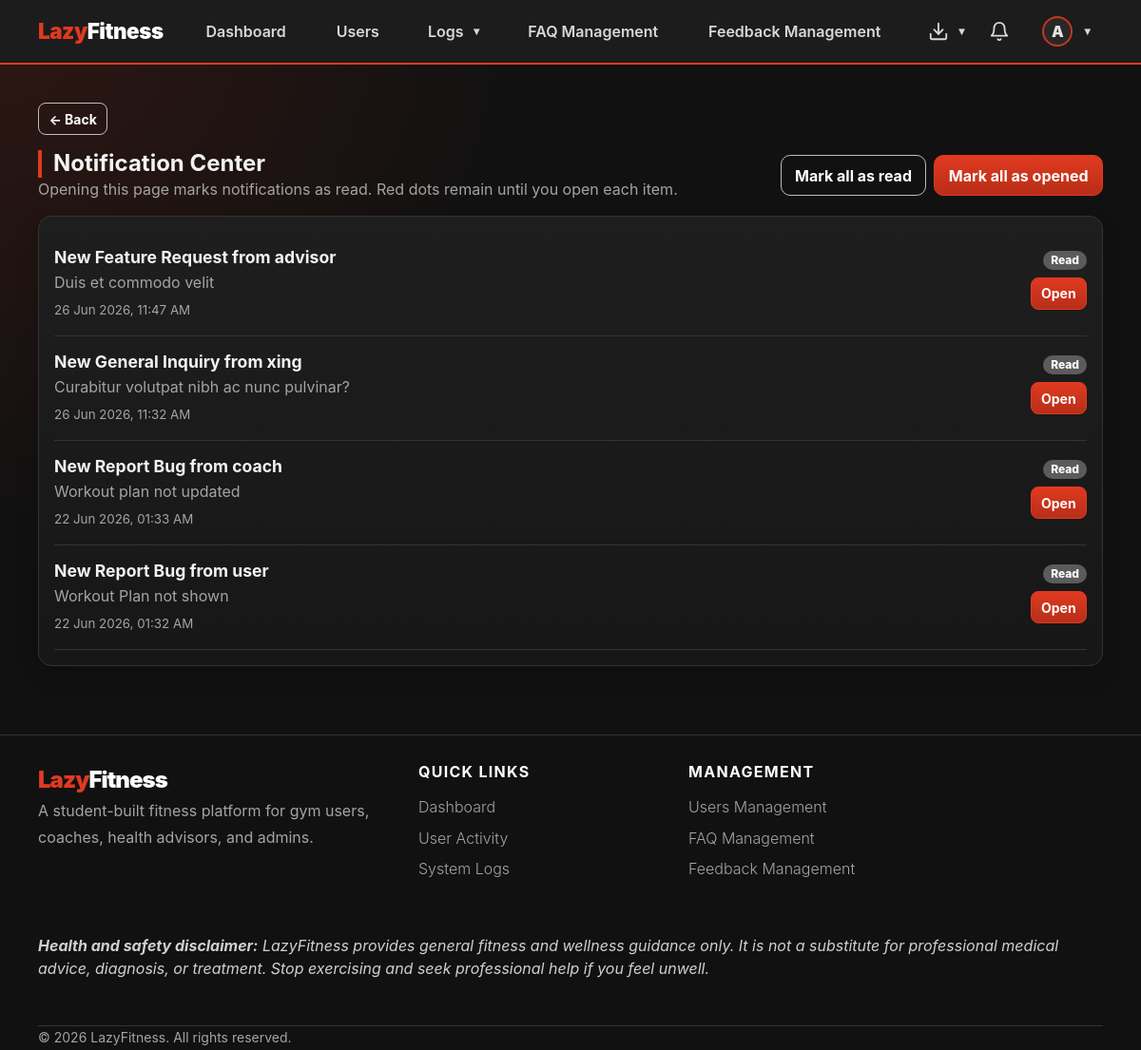
/accounts/notifications/ (signed in), run on the app's committed database.
### apps/accounts/models.py (models this page shows, shortened)
class User(AbstractBaseUser, PermissionsMixin):
    ROLE_CHOICES = [
        ('gym_user',       'Gym User'),
        ('fitness_coach',  'Fitness Coach'),
        ('health_advisor', 'Health Advisor'),
        ('admin',          'Admin'),
    ]
    username_validator = RegexValidator(
        regex=r'^[\w.@+-]+$',
        message='Username may contain letters, numbers, and @/./+/-/_ characters only.',
    )
    username    = models.CharField(max_length=150, unique=True, validators=[username_validator])
    email       = models.EmailField(unique=True)
    profile_picture = models.ImageField(
        upload_to='profile_pictures/',
        blank=True,
        null=True,
        help_text='Optional profile picture used across LazyFitness.',
    )
    role        = models.CharField(max_length=20, choices=ROLE_CHOICES)
    is_active   = models.BooleanField(default=True)   # userStatus
    is_staff    = models.BooleanField(default=False)
    date_joined = models.DateTimeField(auto_now_add=True)
    USERNAME_FIELD  = 'username'
    REQUIRED_FIELDS = ['email', 'role']
    objects = UserManager()
    @property
    def display_name(self):
        profile_fields = [
            ('gymuser', 'user_name'),
            ('coach', 'coach_name'),
            ('healthadvisor', 'advisor_name'),
            ('adminprofile', 'admin_name'),
        ]
        for relation, field in profile_fields:
            try:
                profile = getattr(self, relation)
            except Exception:
                profile = None
            value = getattr(profile, field, '') if profile else ''
            if value:
                return value
        return self.username or self.email
    @property
    def avatar_initial(self):
        name = self.display_name or self.username or self.email or '?'
        return name.strip()[:1].upper()
    @property
    def is_gym_user(self):
        return self.role == 'gym_user'
    @property
    def is_coach(self):
        return self.role == 'fitness_coach'
    @property
    def is_health_advisor(self):
        return self.role == 'health_advisor'
    @property
    def is_admin_user(self):
        return self.role == 'admin'

### apps/admin_panel/models.py (models this page shows, shortened)
class AdminProfile(models.Model):
    user = models.OneToOneField(User, on_delete=models.CASCADE, primary_key=True)
    admin_name = models.CharField(max_length=255)

### apps/gym_user/models.py (models this page shows, shortened)
class Notification(models.Model):
    recipient = models.ForeignKey(User, on_delete=models.CASCADE, related_name='notifications')
    title = models.CharField(max_length=160)
    message = models.TextField(blank=True)
    url = models.CharField(max_length=255, blank=True)
    is_read = models.BooleanField(default=False)
    is_opened = models.BooleanField(default=False)
    created_at = models.DateTimeField(auto_now_add=True)
    class Meta:
        ordering = ['-created_at']

### apps/accounts/views.py (the view)
# urls.py: path('notifications/', views.notifications, name='notifications'),
@login_required
def notifications(request):
    from apps.gym_user.models import Notification
    notifications_qs = list(Notification.objects.filter(recipient=request.user)[:50])
    unread_ids = [item.pk for item in notifications_qs if not item.is_read]
    if unread_ids:
        Notification.objects.filter(pk__in=unread_ids).update(is_read=True)
        for item in notifications_qs:
            item.is_read = True
    return render(request, 'accounts/notifications.html', {'notifications': notifications_qs})

### apps/gym_user/messaging.py (called while the page is built)
def unread_count_for_user(user, conversations=None):
    qs = Message.objects.exclude(sender=user).exclude(read_by=user)
    if conversations is not None:
        qs = qs.filter(conversation__in=conversations)
    else:
        qs = qs.filter(conversation__participants=user)
    return qs.distinct().count()

### lazyfitness/view_helpers.py (called while the page is built)
def role_fallback_url(user):
    if getattr(user, 'is_authenticated', False):
        if getattr(user, 'role', '') == 'gym_user':
            return reverse('gym_user:dashboard')
        if getattr(user, 'role', '') == 'fitness_coach':
            return reverse('coach:dashboard')
        if getattr(user, 'role', '') == 'health_advisor':
            return reverse('health_advisor:dashboard')
        if getattr(user, 'role', '') == 'admin':
            return reverse('admin_panel:dashboard')
    return reverse('landing')

### templates/accounts/notifications.html (shortened to what this page needs)
{% extends "shared/base.html" %}
{% block content %}
<div class="d-flex justify-content-between align-items-center mb-3 btn-toolbar-mobile">
  <div><h2 class="section-title mb-0">Notification Center</h2><p class="text-secondary mb-0">Opening this page marks notifications as read. Red dots remain until you open each item.</p></div>
  <div class="d-flex gap-2"><a class="btn btn-outline-light" href="{% url 'accounts:notification_mark_all_read' %}">Mark all as read</a><a class="btn btn-primary" href="{% url 'accounts:notification_mark_all_opened' %}">Mark all as opened</a></div>
</div>
<div class="card p-3">
  {% for notification in notifications %}
    <div class="notification-row d-flex justify-content-between gap-3 border-bottom border-secondary-subtle py-3 {% if not notification.is_opened %}notification-new{% endif %}">
      <div class="d-flex gap-2">
        <div><h5 class="mb-1">{{ notification.title }}</h5><p class="mb-1 text-secondary">{{ notification.message|default:"No extra details." }}</p><small class="text-secondary">{{ notification.created_at|date:"d M Y, h:i A" }}</small></div>
      </div>
      <div class="text-end"><span class="badge bg-secondary mb-2">Read</span><a class="btn btn-sm btn-primary d-block" href="{% url 'accounts:notification_open' notification.pk %}">Open</a></div>
    </div>
  {% empty %}<div class="empty-state">No notifications yet.</div>{% endfor %}
</div>
{% endblock %}

### templates/shared/base.html (shortened to what this page needs)
{% load static %}
<!DOCTYPE html>
<html lang="en">
<head>
  <link href="{% static 'css/lazyfitness.css' %}" rel="stylesheet">
</head>
<body>
<nav class="navbar navbar-expand-lg navbar-dark sticky-top" aria-label="Primary navigation">
  <div class="container nav-container">
    {% if user.is_authenticated %}
      {% if user.is_gym_user %}
        <a class="navbar-brand" href="{% url 'gym_user:dashboard' %}">Lazy<span class="text-white">Fitness</span></a>
      {% elif user.is_coach %}
        <a class="navbar-brand" href="{% url 'coach:dashboard' %}">Lazy<span class="text-white">Fitness</span></a>
      {% elif user.is_health_advisor %}
        <a class="navbar-brand" href="{% url 'health_advisor:dashboard' %}">Lazy<span class="text-white">Fitness</span></a>
      {% elif user.is_admin_user %}
        <a class="navbar-brand" href="{% url 'admin_panel:dashboard' %}">Lazy<span class="text-white">Fitness</span></a>
      {% else %}
        <a class="navbar-brand" href="{% url 'landing' %}">Lazy<span class="text-white">Fitness</span></a>
      {% endif %}
    {% else %}
      <a class="navbar-brand" href="{% url 'landing' %}">Lazy<span class="text-white">Fitness</span></a>
    {% endif %}
    <div class="navbar-collapse collapse" id="nav">
      {% if user.is_authenticated %}
        <ul class="navbar-nav main-nav mx-auto align-items-lg-center justify-content-lg-center flex-grow-1 gap-lg-4 px-lg-3 flex-nowrap">
          {% if user.is_gym_user %}
            <li class="nav-item"><a class="nav-link" href="{% url 'gym_user:dashboard' %}">Dashboard</a></li>
            <li class="nav-item dropdown profile-hover-dropdown">
              <a class="nav-link dropdown-toggle" href="#" data-lf-toggle="dropdown" role="button" aria-expanded="false">My Fitness</a>
              <ul class="dropdown-menu dropdown-menu-dark profile-centered-menu">
                <li><a class="dropdown-item" href="{% url 'gym_user:workout_select' %}">Workouts</a></li>
                <li><a class="dropdown-item" href="{% url 'gym_user:schedule' %}">Schedule</a></li>
                <li><a class="dropdown-item" href="{% url 'gym_user:progress' %}">Progress</a></li>
              </ul>
            </li>
            <li class="nav-item"><a class="nav-link" href="{% url 'gym_user:recommendation_list' %}">Health Recommendations</a></li>
            <li class="nav-item"><a class="nav-link" href="{% url 'accounts:submit_feedback' %}">Feedback</a></li>
            <li class="nav-item"><a class="nav-link" href="{% url 'faq_public' %}">FAQ</a></li>
          {% elif user.is_admin_user %}
            <li class="nav-item"><a class="nav-link" href="{% url 'admin_panel:dashboard' %}">Dashboard</a></li>
            <li class="nav-item"><a class="nav-link" href="{% url 'admin_panel:user_list' %}">Users</a></li>
            <li class="nav-item dropdown profile-hover-dropdown">
              <a class="nav-link dropdown-toggle" href="#" data-lf-toggle="dropdown" role="button" aria-expanded="false">Logs</a>
            </li>
            <li class="nav-item"><a class="nav-link" href="{% url 'admin_panel:faq_list' %}">FAQ Management</a></li>
            <li class="nav-item"><a class="nav-link" href="{% url 'admin_panel:feedback_list' %}">Feedback Management</a></li>
          {% endif %}
        </ul>
        <ul class="navbar-nav nav-actions ms-lg-auto align-items-center gap-2 gap-lg-3 flex-row flex-nowrap justify-content-end">
          {% if user.is_admin_user %}
            <li class="nav-item dropdown profile-hover-dropdown ms-2">
              <a class="nav-link nav-icon-link dropdown-toggle" href="#" data-lf-toggle="dropdown" role="button" aria-expanded="false" aria-label="Exports">
                <div class="icon-wrapper">
                  <svg width="22" height="22" viewBox="0 0 24 24" fill="none" stroke="currentColor" stroke-width="2" stroke-linecap="round" stroke-linejoin="round">
                    <path d="M21 15v4a2 2 0 0 1-2 2H5a2 2 0 0 1-2-2v-4"></path>
                    <polyline points="7 10 12 15 17 10"></polyline>
                    <line x1="12" y1="15" x2="12" y2="3"></line>
                  </svg>
                </div>
              </a>
            </li>
          {% endif %}
          <li class="nav-item">
            <a class="nav-link nav-icon-link" href="{% url 'accounts:notifications' %}" title="Notifications">
              <div class="icon-wrapper">
                <svg width="22" height="22" viewBox="0 0 24 24" fill="none" stroke="currentColor" stroke-width="2" stroke-linecap="round" stroke-linejoin="round"><path d="M18 8A6 6 0 0 0 6 8c0 7-3 9-3 9h18s-3-2-3-9"></path><path d="M13.73 21a2 2 0 0 1-3.46 0"></path></svg>
              </div>
            </a>
          </li>
          <li class="nav-item dropdown profile-hover-dropdown ms-1 flex-shrink-0">
            <a class="nav-link d-flex align-items-center gap-2 dropdown-toggle" href="#" role="button" data-lf-toggle="dropdown" aria-expanded="false">
              {% if user.profile_picture %}
                <img src="{{ user.profile_picture.url }}" alt="{{ user.username }} profile picture" class="rounded-circle avatar-sm">
              {% else %}
                <span class="avatar-initial-sm">{{ user.avatar_initial }}</span>
              {% endif %}
            </a>
          </li>
        </ul>
      {% endif %}
    </div>
  </div>
</nav>
<main class="container mt-4 pb-5">
  {% if user.is_authenticated %}
    <div class="mb-3">
      <button class="btn btn-outline-light btn-sm" type="button" data-lf-back data-fallback="{{ nav_back_fallback|default:'/' }}">← Back</button>
    </div>
  {% endif %}
  {% block content %}{% endblock %}
</main>
<footer class="site-footer py-5 mt-4">
  <div class="container">
    <div class="row gy-4">
      <div class="col-lg-6 col-md-12 footer-brand">
        <div class="footer-logo">Lazy<span>Fitness</span></div>
        <p class="footer-copy text-muted pe-lg-5">A student-built fitness platform for gym users, coaches, health advisors, and admins.</p>
      </div>
      {% if user.is_authenticated %}
        <div class="col-lg-3 col-md-6">
          <h5 class="footer-heading">Quick Links</h5>
          <ul class="footer-links">
            {% if user.is_gym_user %}
              <li class="footer-link"><a href="{% url 'gym_user:dashboard' %}">Dashboard</a></li>
              <li class="footer-link"><a href="{% url 'gym_user:workout_select' %}">Workouts</a></li>
              <li class="footer-link"><a href="{% url 'gym_user:schedule' %}">Schedule</a></li>
              <li class="footer-link"><a href="{% url 'gym_user:progress' %}">Progress</a></li>
              <li class="footer-link"><a href="{% url 'gym_user:recommendation_list' %}">Health Recommendations</a></li>
            {% elif user.is_admin_user %}
              <li class="footer-link"><a href="{% url 'admin_panel:dashboard' %}">Dashboard</a></li>
              <li class="footer-link"><a href="{% url 'admin_panel:login_activity_list' %}">User Activity</a></li>
              <li class="footer-link"><a href="{% url 'admin_panel:system_log_list' %}">System Logs</a></li>
            {% endif %}
          </ul>
        </div>
        <div class="col-lg-3 col-md-6">
          {% if user.is_admin_user %}
            <h5 class="footer-heading">Management</h5>
            <ul class="footer-links">
              <li class="footer-link"><a href="{% url 'admin_panel:user_list' %}">Users Management</a></li>
              <li class="footer-link"><a href="{% url 'admin_panel:faq_list' %}">FAQ Management</a></li>
              <li class="footer-link"><a href="{% url 'admin_panel:feedback_list' %}">Feedback Management</a></li>
            </ul>
          {% else %}
            <h5 class="footer-heading">Support</h5>
            <ul class="footer-links">
              <li class="footer-link"><a href="{% url 'accounts:submit_feedback' %}">Feedback</a></li>
              <li class="footer-link"><a href="{% url 'faq_public' %}">FAQ</a></li>
            </ul>
          {% endif %}
        </div>
      {% endif %}
    </div>
    <div class="lf-footer-disclaimer py-4 mt-4"><i>
        <strong>Health and safety disclaimer:</strong>
        LazyFitness provides general fitness and wellness guidance only. It is not a substitute for professional medical advice, diagnosis, or treatment. Stop exercising and seek professional help if you feel unwell.
    </i></div>
    <div class="footer-bottom mt-4 pt-4 border-top">
      <p class="footer-copy small mb-0">© {% now "Y" %} LazyFitness. All rights reserved.</p>
    </div>
  </div>
</footer>
</body>
</html>

### data on the page
User: avatar_initial "A"
Notification: title "New Feature Request from advisor", message "Duis et commodo velit", created_at "26 Jun 2026, 11:47 AM"
Notification: title "New General Inquiry from xing", message "Curabitur volutpat nibh ac nunc pulvinar?", created_at "26 Jun 2026, 11:32 AM"
Notification: title "New Report Bug from coach", message "Workout plan not updated", created_at "22 Jun 2026, 01:33 AM"
Notification: title "New Report Bug from user", message "Workout Plan not shown", created_at "22 Jun 2026, 01:32 AM"
